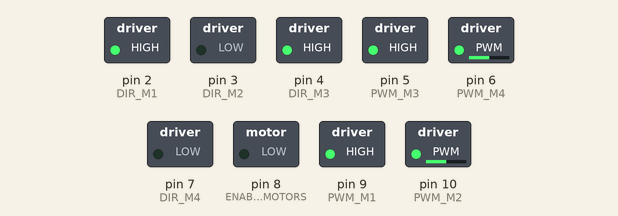
This sketch was run on a simulated Arduino Uno, built with avr-gcc and run on an emulated ATmega328P. Parts: switched loads named in the sketch (green lamp = pin HIGH). Pins used as bus, display or sensor lines are not drawn.

Above: at 0.05 s.
At 7.45 s:
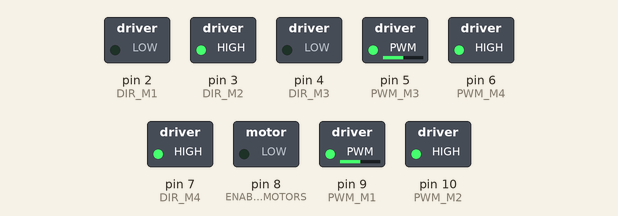
At 14.95 s:
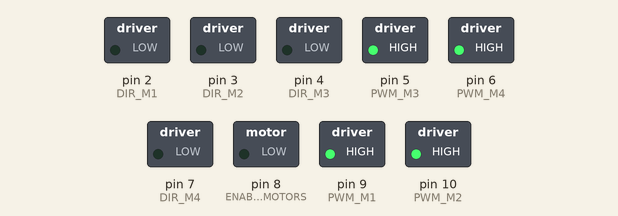
Timing chart, 0 to 19.5 s (numbered marks = the images above):
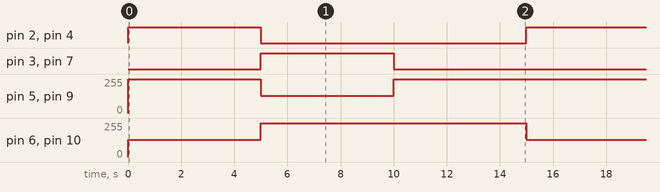

Measured:
- by itself, pin 2 (DIR_M1), pin 3 (DIR_M2), pin 4 (DIR_M3), pin 7 (DIR_M4): alternates HIGH for 5.0 s and LOW for 10.0 s
- by itself, pin 5 (PWM_M3), pin 9 (PWM_M1): repeats every 15.0 s: 128/255 5.0 s, 255/255 10.0 s
- by itself, pin 6 (PWM_M4), pin 10 (PWM_M2): alternates 255/255 for 10.0 s and 128/255 for 5.0 s

The sketch:

actually.ino
```cpp
/*    Example code to control up to 4 actuators,using the Robot Power MultiMoto driver.
   Hardware:
    - Robot Power MultiMoto
    - Arduino Uno

    Wiring:
  - Connect actuators to the M1, M2, M3, M4 connections on the MultiMoto board.
  - Connect the negative (black) to the right connection, positive (red) to the left.
  - Connect a 12 volt source (minimum 1A per motor if unloaded, 8A per motor if fully loaded)to the BAT terminals. Ensure that positive and negative are placed in the correct spots.

   Code modified by Progressive Automations from the example code provided by Robot Power
     <a href="http://www.robotpower.com/downloads/" rel="nofollow"> http://www.robotpower.com/downloads/</a>

    Robot Power MultiMoto v1.0 demo
    This software is released into the Public Domain
*/

// include the SPI library:

#include <SPI.h>
// L9958 slave select pins for SPI
#define SS_M4 14
#define SS_M3 13
#define SS_M2 12
#define SS_M1 11
// L9958 DIRection pins
#define DIR_M1 2
#define DIR_M2 3
#define DIR_M3 4
#define DIR_M4 7
// L9958 PWM pins
#define PWM_M1 9
#define PWM_M2 10    // Timer1
#define PWM_M3 5
#define PWM_M4 6     // Timer0


// L9958 Enable for all 4 motors
#define ENABLE_MOTORS 8

int pwm1, pwm2, pwm3, pwm4;
boolean dir1, dir2, dir3, dir4;

void setup() {
  unsigned int configWord;

  // put your setup code here, to run once:
  pinMode(SS_M1, OUTPUT); digitalWrite(SS_M1, LOW);  // HIGH = not selected
  pinMode(SS_M2, OUTPUT); digitalWrite(SS_M2, LOW);
  pinMode(SS_M3, OUTPUT); digitalWrite(SS_M3, LOW);
  pinMode(SS_M4, OUTPUT); digitalWrite(SS_M4, LOW);

  // L9958 DIRection pins
  pinMode(DIR_M1, OUTPUT);
  pinMode(DIR_M2, OUTPUT);
  pinMode(DIR_M3, OUTPUT);
  pinMode(DIR_M4, OUTPUT);

  // L9958 PWM pins
  pinMode(PWM_M1, OUTPUT);  digitalWrite(PWM_M1, LOW);
  pinMode(PWM_M2, OUTPUT);  digitalWrite(PWM_M2, LOW);    // Timer1
  pinMode(PWM_M3, OUTPUT);  digitalWrite(PWM_M3, LOW);
  pinMode(PWM_M4, OUTPUT);  digitalWrite(PWM_M4, LOW);    // Timer0

  // L9958 Enable for all 4 motors
  pinMode(ENABLE_MOTORS, OUTPUT);
 digitalWrite(ENABLE_MOTORS, HIGH);  // HIGH = disabled

/******* Set up L9958 chips *********
  ' L9958 Config Register
  ' Bit
  '0 - RES
  '1 - DR - reset
  '2 - CL_1 - curr limit
  '3 - CL_2 - curr_limit
  '4 - RES
  '5 - RES
  '6 - RES
  '7 - RES
  '8 - VSR - voltage slew rate (1 enables slew limit, 0 disables)
  '9 - ISR - current slew rate (1 enables slew limit, 0 disables)
  '10 - ISR_DIS - current slew disable
  '11 - OL_ON - open load enable
  '12 - RES
  '13 - RES
  '14 - 0 - always zero
  '15 - 0 - always zero
  */  // set to max current limit and disable ISR slew limiting
  configWord = 0b0000010000001100;

  SPI.begin();
  SPI.setBitOrder(LSBFIRST);
  SPI.setDataMode(SPI_MODE1);  // clock pol = low, phase = high

  // Motor 1
  digitalWrite(SS_M1, LOW);
  SPI.transfer(lowByte(configWord));
  SPI.transfer(highByte(configWord));
  digitalWrite(SS_M1, HIGH);
  // Motor 2
  digitalWrite(SS_M2, LOW);
  SPI.transfer(lowByte(configWord));
  SPI.transfer(highByte(configWord));
  digitalWrite(SS_M2, HIGH);
  // Motor 3
  digitalWrite(SS_M3, LOW);
  SPI.transfer(lowByte(configWord));
  SPI.transfer(highByte(configWord));
  digitalWrite(SS_M3, HIGH);
  // Motor 4
  digitalWrite(SS_M4, LOW);
  SPI.transfer(lowByte(configWord));
  SPI.transfer(highByte(configWord));
  digitalWrite(SS_M4, HIGH);

  //Set initial actuator settings to pull at 0 speed for safety
  dir1 = 0; dir2 = 0; dir3 = 0; dir4 = 0; // Set direction
  pwm1 = 0; pwm2 = 0; pwm3 = 0; pwm4 = 0; // Set speed (0-255)

digitalWrite(ENABLE_MOTORS, LOW);// LOW = enabled
} // End setup

void loop() {
    dir1 = 1;
    pwm1 = 255; //set direction and speed
    digitalWrite(DIR_M1, dir1);
    analogWrite(PWM_M1, pwm1); // write to pins

    dir2 = 0;
    pwm2 = 128;
    digitalWrite(DIR_M2, dir2);
    analogWrite(PWM_M2, pwm2);

    dir3 = 1;
    pwm3 = 255;
    digitalWrite(DIR_M3, dir3);
    analogWrite(PWM_M3, pwm3);

    dir4 = 0;
    pwm4 = 128;
    digitalWrite(DIR_M4, dir4);
    analogWrite(PWM_M4, pwm4);

    delay(5000); // wait once all four motors are set

    dir1 = 0;
    pwm1 = 128;
    digitalWrite(DIR_M1, dir1);
    analogWrite(PWM_M1, pwm1);

    dir2 = 1;
    pwm2 = 255;
    digitalWrite(DIR_M2, dir2);
    analogWrite(PWM_M2, pwm2);

    dir3 = 0;
    pwm3 = 128;
    digitalWrite(DIR_M3, dir3);
    analogWrite(PWM_M3, pwm3);

    dir4 = 1;
    pwm4 = 255;
    digitalWrite(DIR_M4, dir4);
    analogWrite(PWM_M4, pwm4);

   delay(5000);

    dir1 = 0;
    pwm1 = 255;
    digitalWrite(DIR_M1, dir1);
    analogWrite(PWM_M1, pwm1);

    dir2 = 0;
    pwm2 = 255;
    digitalWrite(DIR_M2, dir2);
    analogWrite(PWM_M2, pwm2);

    dir3 = 0;
    pwm3 = 255;
    digitalWrite(DIR_M3, dir3);
    analogWrite(PWM_M3, pwm3);

    dir4 = 0;
    pwm4 = 255;
    digitalWrite(DIR_M4, dir4);
    analogWrite(PWM_M4, pwm4);

   delay(5000);

}//end void loop
```
